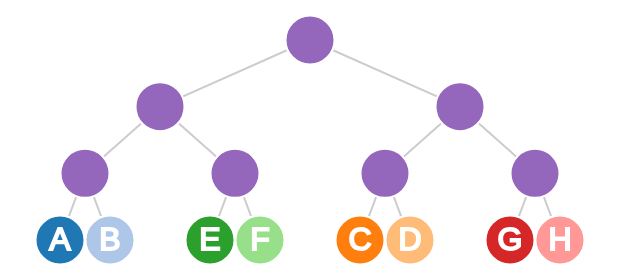

Write the Vega-Lite specification saved for this chart.
### Vega specification from a JSON file in a GitHub repository (floating-point values rounded to 4 significant figures)
{"$schema": "https://vega.github.io/schema/vega/v6.json", "width": 300, "height": 100, "padding": 5, "signals": [{"name": "generate", "value": true, "bind": {"input": "checkbox"}}], "data": [{"name": "tree", "values": [{"id": "A", "job": "Doctor", "region": "East"}, {"id": "B", "job": "Doctor", "region": "East"}, {"id": "C", "job": "Lawyer", "region": "East"}, {"id": "D", "job": "Lawyer", "region": "East"}, {"id": "E", "job": "Doctor", "region": "West"}, {"id": "F", "job": "Doctor", "region": "West"}, {"id": "G", "job": "Lawyer", "region": "West"}, {"id": "H", "job": "Lawyer", "region": "West"}], "transform": [{"type": "nest", "generate": {"signal": "generate"}, "keys": ["job", "region"]}, {"type": "tree", "method": "tidy", "size": [{"signal": "width"}, {"signal": "height"}]}]}, {"name": "links", "source": "tree", "transform": [{"type": "treelinks"}, {"type": "linkpath"}]}], "scales": [{"name": "color", "type": "ordinal", "range": {"scheme": "category20"}}], "marks": [{"type": "path", "from": {"data": "links"}, "encode": {"update": {"stroke": {"value": "#ccc"}, "path": {"field": "path"}}}}, {"type": "symbol", "from": {"data": "tree"}, "encode": {"update": {"fill": {"scale": "color", "field": "id"}, "stroke": {"value": "white"}, "size": {"value": 600}, "x": {"field": "x"}, "y": {"field": "y"}}}}, {"type": "text", "from": {"data": "tree"}, "encode": {"enter": {"text": {"field": "id"}, "stroke": {"value": "white"}, "fill": {"value": "white"}, "align": {"value": "center"}, "baseline": {"value": "middle"}, "fontWeight": {"value": "normal"}, "fontSize": {"value": 16}}, "update": {"x": {"field": "x"}, "y": {"field": "y"}}}}]}
